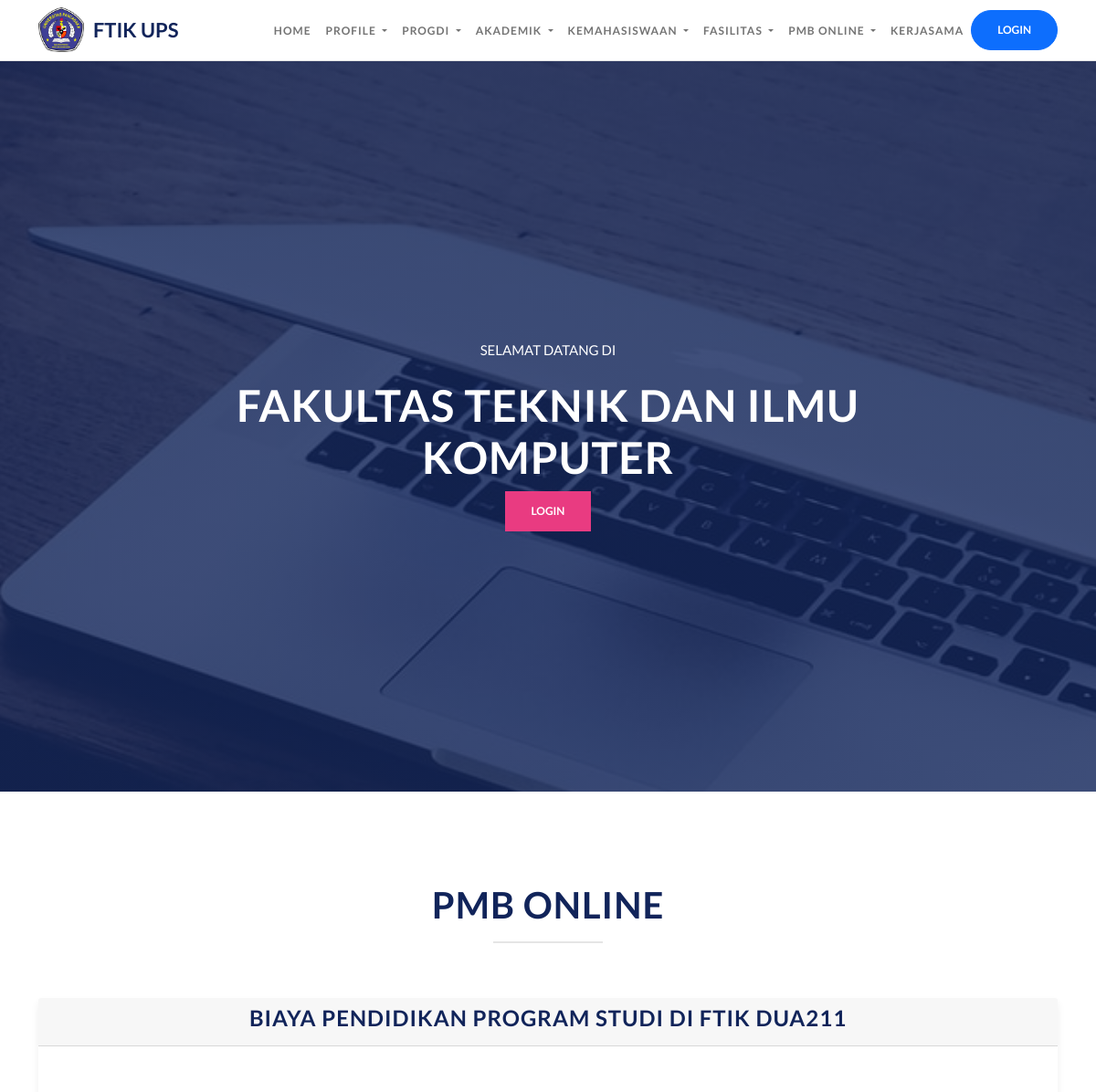
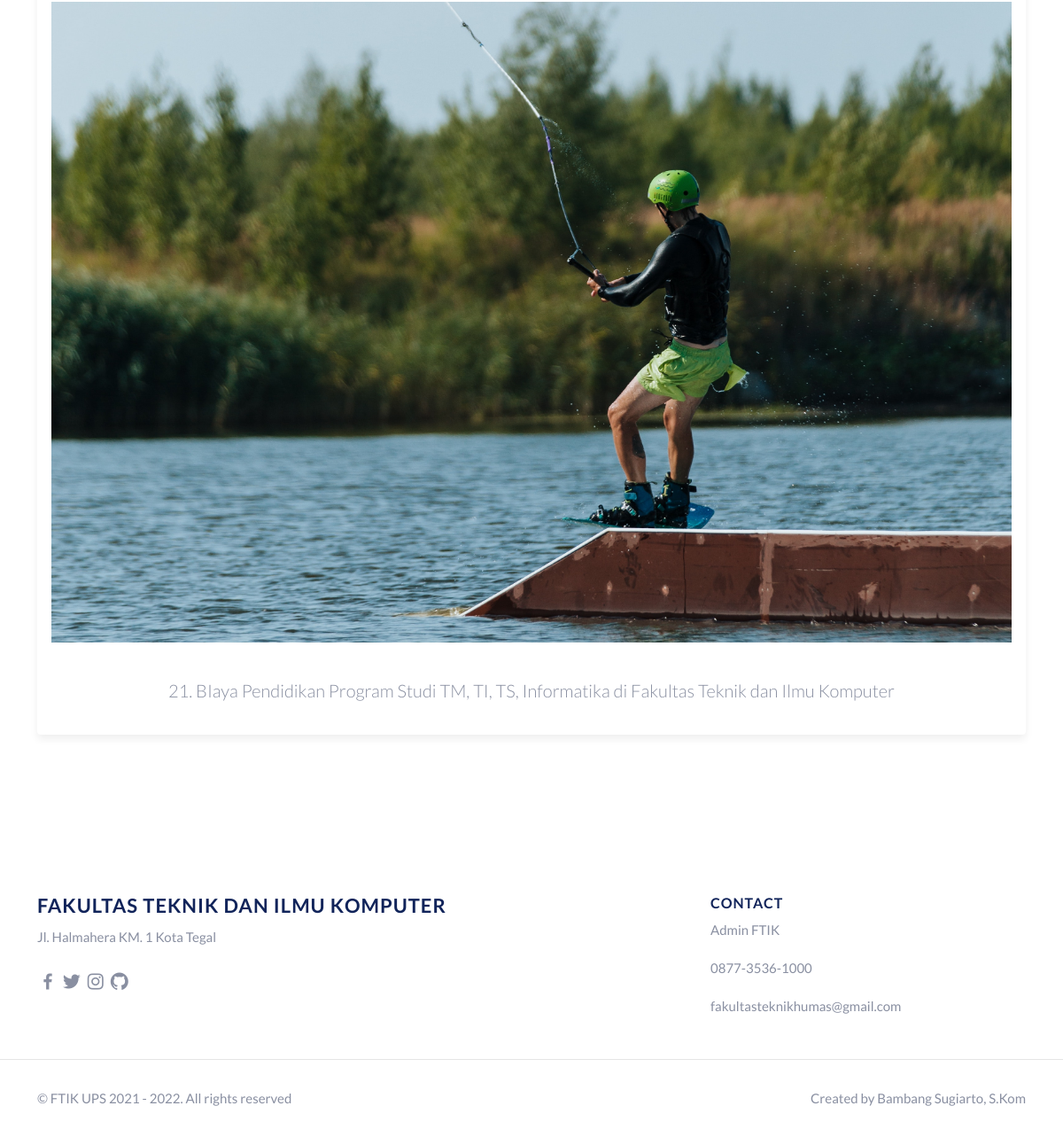
/biaya.php, run on the app's committed database (2 pictures, top to bottom).
### tables this page shows
CREATE TABLE `tb_biaya` (
  `id` int(11) NOT NULL,
  `judul` varchar(128) NOT NULL,
  `deskripsi` varchar(255) NOT NULL,
  `foto` varchar(255) NOT NULL
);

### biaya.php (the view, shortened to what this page needs)
<!doctype html>
<html lang="en">
<head>
</head>
<body data-bs-spy="scroll" data-bs-target=".navbar">
   <?php include "navbar.php"; ?>
   <section id="home">
      <div class="container text-center">
         <div class="row justify-content-center">
            <div class="col-md-10">
               <p class="text-white">SELAMAT DATANG DI</p>
               <h1 class="text-white display-5">Fakultas Teknik dan Ilmu Komputer</h1>
               <a href="login.php" class="btn btn-brand">Login</a>
            </div>
         </div>
      </div>
   </section>
   <section id="features m-auto">
      <div class="container">
         <div class="row">
            <div class="col-12 section-intro">
               <h1>PMB Online</h1>
               <div class="hline"></div>
            </div>
         </div>
         <div class="row gy-4">
            <div class="col-lg-12">
               <?php
               include "koneksi.php";
               $query = "SELECT * FROM tb_biaya";
               $query_run = mysqli_query($koneksi, $query);
               while ($row = mysqli_fetch_array($query_run)) {
               ?>
                  <div class="card" style=" border: 0; box-shadow: 0 5px 10px #efefef;">
                     <div class="card-header">
                        <h4 class="text-center"><?= $row['judul'] ?></h4>
                     </div>
                     <div class="card-body">
                        <p class="lead" align="center">
                           <br>
                           <img src="uploads/<?= $row['foto'] ?>" alt="" style="width: autopx; margin: auto;">
                           <br>
                           <br>
                           <?= $row['deskripsi'] ?>
                        </p>
                     </div>
                  </div>
               <?php
               }
               ?>
            </div>
         </div>
      </div>
   </section>
   <?php include "footer.php"; ?>
</body>
</html>

### css/style.css (style rules this page uses)
body { line-height: 1.8; color: #898fa1; font-size: 15px; font-family: 'Lato', sans-serif; }
h1,h2,h3,h4,h5,h6 { font-weight: 700; letter-spacing: 1px; text-transform: uppercase; color: #11245A; }
a { font-weight: 700; transition: all 0.4s ease; text-decoration: none; }
img { width: 100%; }
section { padding-top: 100px; padding-bottom: 100px; }
#home { background: linear-gradient(rgba(17, 36, 90, 0.8), rgba(17, 36, 90, 0.8)), url(../img/hero_img.jpg); min-height: 100vh; background-size: cover; background-position: center; background-attachment: fixed; display: flex; align-items: center; }
#home h1 { font-weight: 700; }
#home p { max-width: 550px; margin: 18px auto; }
.btn { font-weight: 700; font-size: 12px; text-transform: uppercase; padding: 12px 28px; border-radius: 0; }
.btn-brand { background-color: #E93B81; color: #fff; }
.section-intro { text-align: center; margin-bottom: 60px; }
.section-intro .hline { width: 120px; height: 2px; background-color: rgba(0, 0, 0, 0.1); margin: 16px auto 0 auto; }

### data on the page
tb_biaya: judul "BIAYA PENDIDIKAN PROGRAM STUDI DI FTIK DUA211", foto (picture), deskripsi "21. BIaya Pendidikan Program Studi TM, TI, TS, Informatika di Fakultas Teknik dan Ilmu Komputer"
